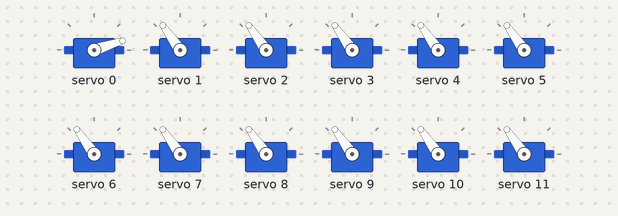
Simulated run of this sketch. Board: Raspberry Pi Pico. Shown: 12 × servo.

Above: at 0.05 s.
Timing chart, 0 to 4.6 s (numbered marks = the images above):
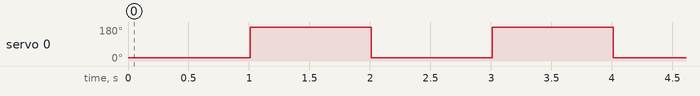

The sketch:

pca9685_multi_servo.ino
```cpp
// snippet: pca9685_multi_servo
// tags: servo, pca9685, adafruit, pwm, i2c, multi, 16-channel, driver
// boards: avr, esp32, megaavr, nano33iot, romi32u4, rp2040
// library: Adafruit PWM Servo Driver Library
// description: Control up to 16 servos from one I2C PCA9685 board
// prompts: PCA9685 multi servo, 16-channel servo driver, many servos I2C, servo multiplexer, Adafruit PWM servo board
// exact-include: Wire.h, Adafruit_PWMServoDriver.h

#include <Wire.h>
#include <Adafruit_PWMServoDriver.h>

Adafruit_PWMServoDriver pwm = Adafruit_PWMServoDriver(0x40);

// Adjust these for your servo
#define SERVO_MIN 150   // pulse count for 0 degrees
#define SERVO_MAX 600   // pulse count for 180 degrees

uint16_t degreeToPulse(int deg) {
  return map(deg, 0, 180, SERVO_MIN, SERVO_MAX);
}

void setup() {
  pwm.begin();
  pwm.setPWMFreq(50);  // 50 Hz for standard servos
  // Set all servos to 90 degrees
  for (int i = 0; i < 16; i++) {
    pwm.setPWM(i, 0, degreeToPulse(90));  // setPWM(channel, on, off): raw 12-bit duty (0..4095)
  }
}

void loop() {
  pwm.setPWM(0, 0, degreeToPulse(0));  // setPWM(channel, on, off): raw 12-bit duty (0..4095)
  delay(1000);
  pwm.setPWM(0, 0, degreeToPulse(180));  // setPWM(channel, on, off): raw 12-bit duty (0..4095)
  delay(1000);
}
```

Measured:
- by itself, servo 0: alternates 180° for 1.0 s and 18° for 1.0 s
